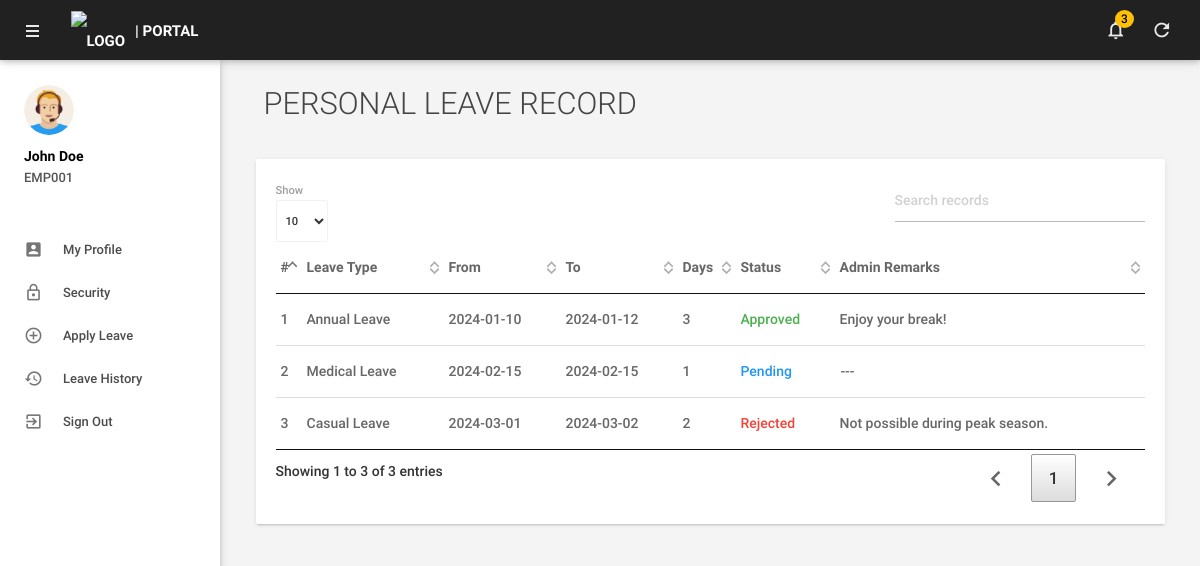
The app's page /leavehistory.php (signed in) with its own data.
### tables this page shows
CREATE TABLE `tblleaves` (
  `id` int(11) NOT NULL AUTO_INCREMENT,
  `LeaveType` varchar(110) NOT NULL,
  `FromDate` date NOT NULL,
  `ToDate` date NOT NULL,
  `DaysRequested` int(11) DEFAULT 0,
  `Description` mediumtext NOT NULL,
  `PostingDate` timestamp NOT NULL DEFAULT CURRENT_TIMESTAMP,
  `AdminRemark` mediumtext,
  `AdminRemarkDate` varchar(120) DEFAULT NULL,
  `Status` int(1) NOT NULL DEFAULT 0,
  `IsRead` int(1) NOT NULL DEFAULT 0,
  `empid` int(11) NOT NULL,
  PRIMARY KEY (`id`)
);

### models/Leave.php (called while the page is built, shortened)
<?php
require_once(dirname(__FILE__) . '/../includes/config.php');
class Leave {
    private $dbh;
    public function __construct() {
        global $dbh;
        $this->dbh = $dbh;
    }
    public function getByEmployeeId($empid) {
        $stmt = $this->dbh->prepare("SELECT * FROM tblleaves WHERE empid = ? ORDER BY PostingDate DESC");
        $stmt->execute([$empid]);
        return $stmt->fetchAll(PDO::FETCH_OBJ);
    }
}

### leavehistory.php (the view, shortened to what this page needs)
<?php
include('includes/config.php');
require_once('models/Leave.php');
$leaveModel = new Leave();
$leaves = $leaveModel->getByEmployeeId($_SESSION['eid']);
?>
<!DOCTYPE html>
<html lang="en">
<head>
    <?php include('includes/head.php'); ?>
    <link href="assets/plugins/datatables/css/jquery.dataTables.min.css" rel="stylesheet">
</head>
<body>
    <?php include('includes/header.php');?>
    <?php include('includes/sidebar.php');?>
    <main class="mn-inner">
        <div class="row">
            <div class="col s12"><div class="page-title">Personal Leave Record</div></div>
            <div class="col s12">
                <div class="card">
                    <div class="card-content">
                        <table id="example" class="display responsive-table highlight">
                            <thead>
                                <tr>
                                    <th>#</th>
                                    <th>Leave Type</th>
                                    <th>From</th>
                                    <th>To</th>
                                    <th>Days</th>
                                    <th>Status</th>
                                    <th>Admin Remarks</th>
                                </tr>
                            </thead>
                            <tbody>
                                <?php
                                $cnt = 1;
                                if($leaves) {
                                    foreach($leaves as $leave) { ?>
                                    <tr>
                                        <td><?php echo $cnt++; ?></td>
                                        <td><?php echo htmlentities($leave->LeaveType); ?></td>
                                        <td><?php echo $leave->FromDate; ?></td>
                                        <td><?php echo $leave->ToDate; ?></td>
                                        <td><?php echo $leave->DaysRequested; ?></td>
                                        <td>
                                            <?php
                                            if($leave->Status==1) echo '<span class="green-text">Approved</span>';
                                            else if($leave->Status==2) echo '<span class="red-text">Rejected</span>';
                                            else echo '<span class="blue-text">Pending</span>';
                                            ?>
                                        </td>
                                        <td><?php echo $leave->AdminRemark ? htmlentities($leave->AdminRemark) : "<i>---</i>"; ?></td>
                                    </tr>
                                <?php } } ?>
                            </tbody>
                        </table>
                    </div>
                </div>
            </div>
        </div>
    </main>
</body>
</html>

### includes/head.php (style rules this page uses)
.page-title { font-weight: 300 !important; color: #444; margin-bottom: 30px; font-size: 2.2rem; }

### records on screen
tblleaves: LeaveType "Annual Leave", FromDate "2024-01-10", ToDate "2024-01-12", DaysRequested "3", Status "Approved", AdminRemark "Enjoy your break!"
tblleaves: LeaveType "Medical Leave", FromDate "2024-02-15", ToDate "2024-02-15", DaysRequested "1", Status "Pending"
tblleaves: LeaveType "Casual Leave", FromDate "2024-03-01", ToDate "2024-03-02", DaysRequested "2", Status "Rejected", AdminRemark "Not possible during peak season."

### other values on screen
$h_title "| PORTAL"
$h_unread "3"
$sidebar_user_name "John Doe"
$sidebar_emp_id "EMP001"
